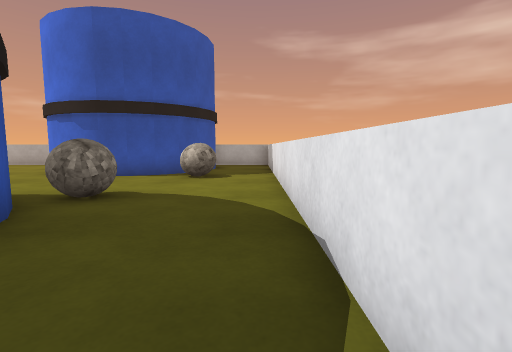
View 1 (above)

20 first-person views from a walk through a robot-simulator world made for Webots. The camera is 0.09 m above the floor, tilts 6° down and sees 85° across. The floor is counted in squares, 0.1 m on a side. Each view is taken from the middle of a square. On the plan, view 1 faces up. The plan holds only what a view shows up to about 11 squares ahead; the rest is blank. Robots are left out. Simple shapes and patterns stand in for the simulator's stock objects.

View 2
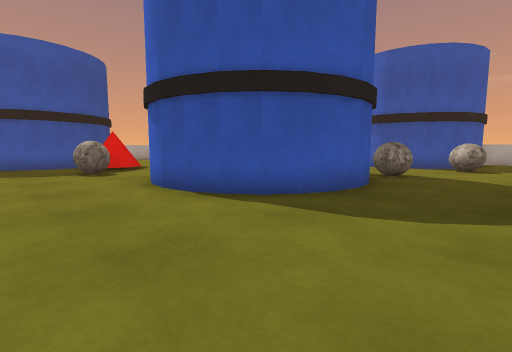

View 3
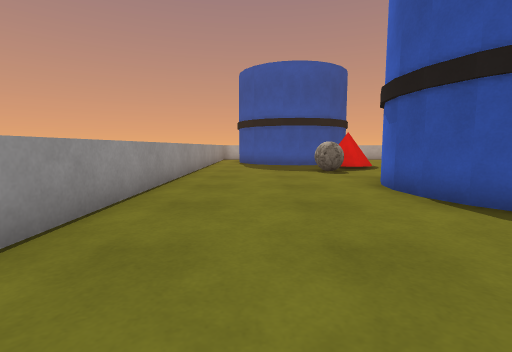

View 4
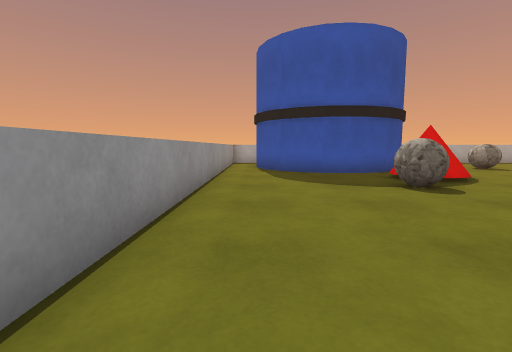

View 5
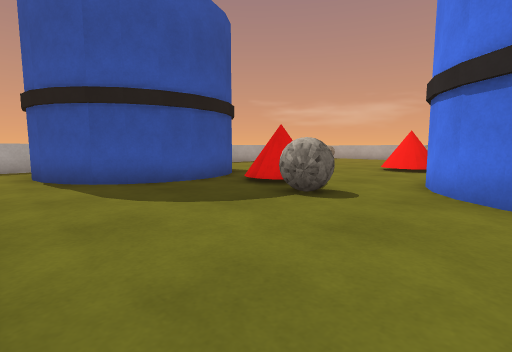

View 6
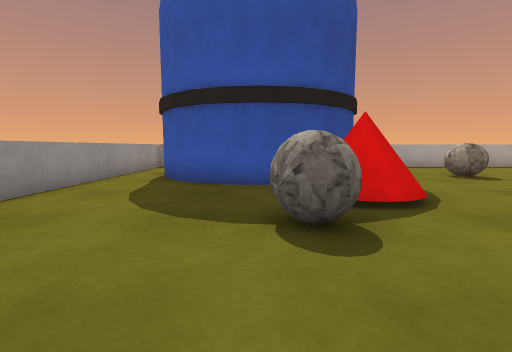

View 7
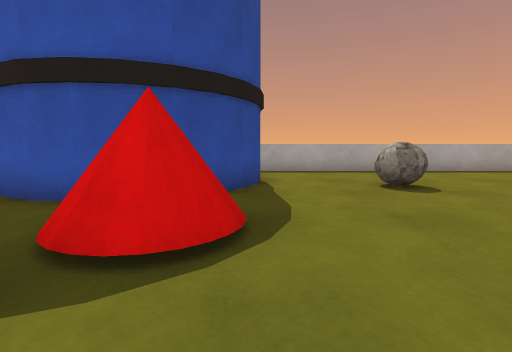

View 8
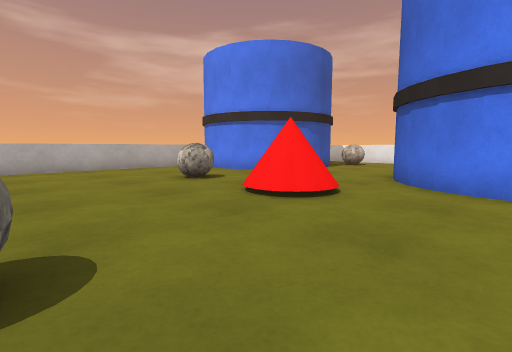

View 9
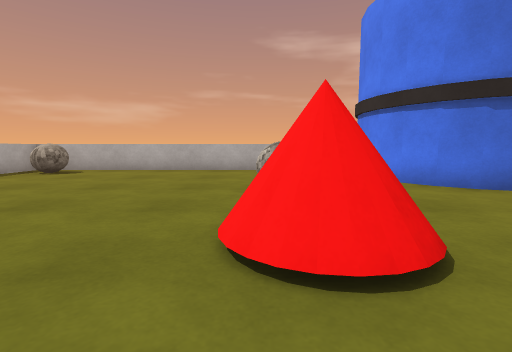

View 10
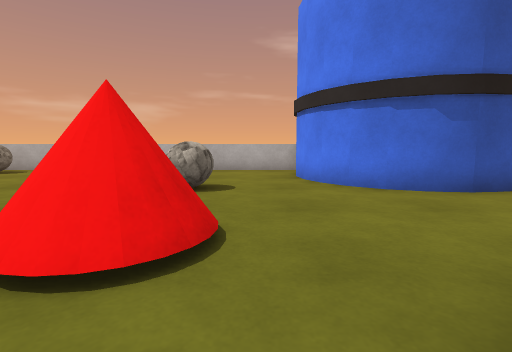

View 11
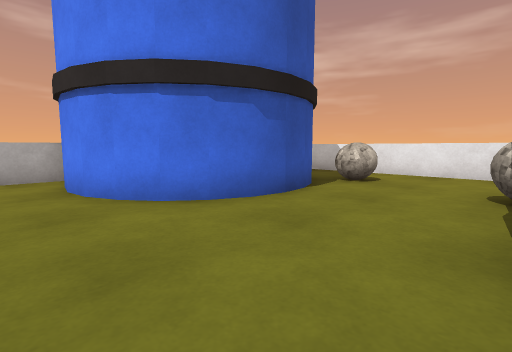

View 12
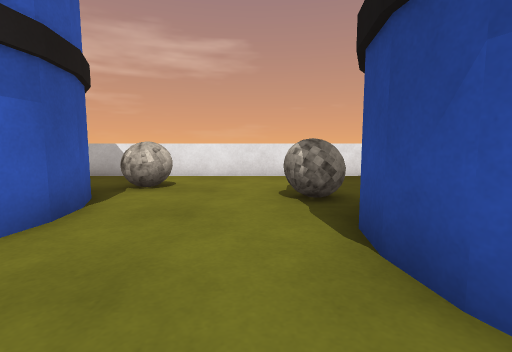

View 13
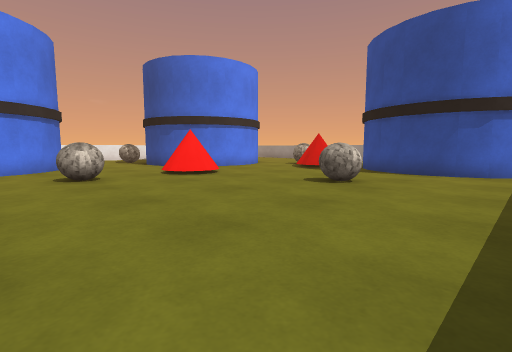

View 14
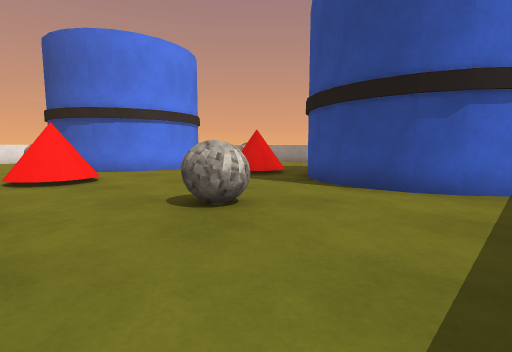

View 15
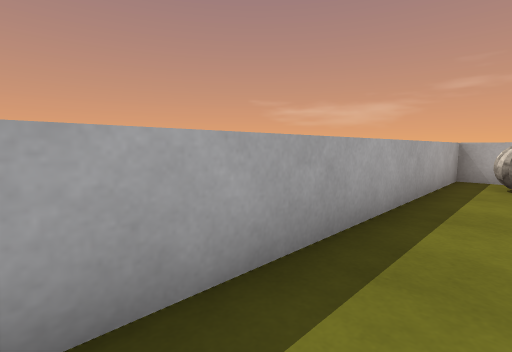

View 16
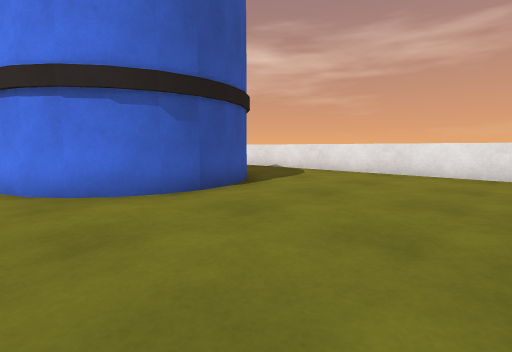

View 17
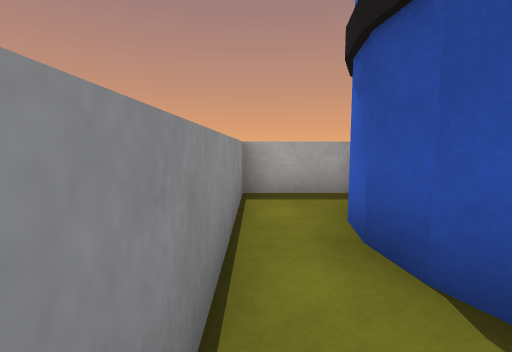

View 18
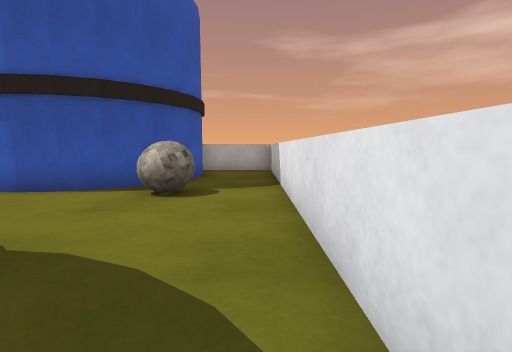

View 19
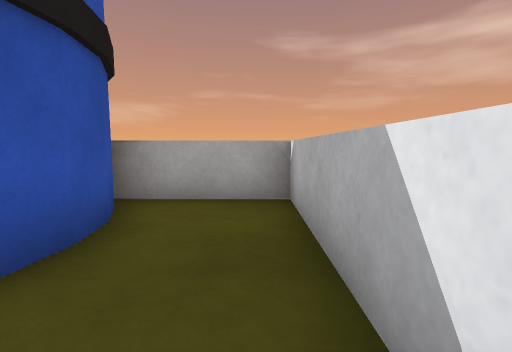

View 20
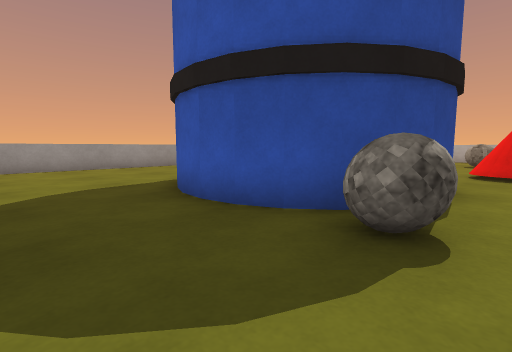

### Floor plan
Key: @ floor where view 1 was taken; # wall or solid block; . floor; B barrel; R rock; C red cone.
Columns run from 20 left of view 1 to 1 right of it. Each row starts with its distance up from view 1.
 14 ##############    ####
 13 #.R..........     B..#
 12 #.R.........B     B..#
 11 #............B    B..#
 10 #............B   BB..#
  9 #........RR...BBBBR..#
  8 #.................RR.#
  7 #....................#
  6 #........CC..........#
  5 #....R...CC...BB.R...#
  4 #...RR......BB  B....#
  3 #...........B    B...#
  2 #..........B     B...#
  1 #.BBB...C...B    B...#
  0  BB  BBCCC..BB  B...@#
 -1       B.CRR..BBB.....#
 -2       B...R..........#
 -3       B..............#
 -4 # B  B...............#
 -5 #..BB................#
 -6 #....................#
 -7 ####################

Positions as (right, up) in squares from view 1, and headings:
1: (0, 0), facing up
2: (0, -4), facing up-left
3: (0, -4), facing left
4: (-4, -5), facing left
5: (-7, -6), facing up-left
6: (-7, -2), facing left
7: (-9, 1), facing left
8: (-15, 2), facing up-right
9: (-11, 3), facing up
10: (-9, 3), facing up
11: (-9, 5), facing up-right
12: (-8, 6), facing right
13: (-19, 11), facing down-right
14: (-19, 7), facing down-right
15: (-18, 5), facing up-left
16: (-9, -6), facing up-right
17: (-14, -6), facing left
18: (0, 3), facing up
19: (0, 9), facing up
20: (0, 6), facing down-left
